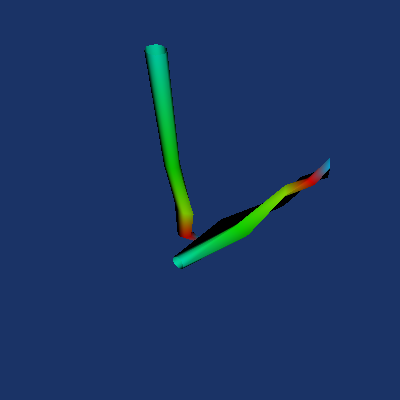

Write Python code to recreate this figure.
#!/usr/bin/env python

# Demonstrate vtkUncertaintyTubeFilter by creating two polylines with
# scalar uncertainty and vector data, generating uncertainty tubes,
# triangulating, and rendering the result.

# Factory overrides
import vtkmodules.vtkInteractionStyle  # noqa: F401
import vtkmodules.vtkRenderingOpenGL2  # noqa: F401

from vtkmodules.vtkCommonCore import vtkDoubleArray, vtkMath, vtkPoints
from vtkmodules.vtkCommonDataModel import vtkCellArray, vtkPolyData
from vtkmodules.vtkFiltersCore import vtkTriangleFilter
from vtkmodules.vtkFiltersGeneral import vtkUncertaintyTubeFilter
from vtkmodules.vtkRenderingCore import (
    vtkActor,
    vtkPolyDataMapper,
    vtkRenderWindow,
    vtkRenderWindowInteractor,
    vtkRenderer,
)

# Create two polylines with 5 points each
pts = vtkPoints()
pts.SetNumberOfPoints(10)
pts.SetPoint(0, 10, 10, 0)
pts.SetPoint(1, 10, 10, 2)
pts.SetPoint(2, 10, 10, 4)
pts.SetPoint(3, 10, 10, 8)
pts.SetPoint(4, 10, 10, 12)
pts.SetPoint(5, 1, 1, 2)
pts.SetPoint(6, 1, 2, 3)
pts.SetPoint(7, 1, 4, 3)
pts.SetPoint(8, 1, 8, 4)
pts.SetPoint(9, 1, 16, 5)

# Random scalar (uncertainty) and vector data
vtkMath.RandomSeed(1177)
scalars = vtkDoubleArray()
scalars.SetNumberOfComponents(1)
scalars.SetNumberOfTuples(10)
vectors = vtkDoubleArray()
vectors.SetNumberOfComponents(3)
vectors.SetNumberOfTuples(10)
for i in range(10):
    scalars.SetTuple1(i, vtkMath.Random(0, 1))
    x = vtkMath.Random(0.0, 2)
    y = vtkMath.Random(0.0, 2)
    z = vtkMath.Random(0.0, 2)
    vectors.SetTuple3(i, x, y, z)

# Build polylines
lines = vtkCellArray()
lines.InsertNextCell(5)
lines.InsertCellPoint(0)
lines.InsertCellPoint(1)
lines.InsertCellPoint(2)
lines.InsertCellPoint(3)
lines.InsertCellPoint(4)
lines.InsertNextCell(5)
lines.InsertCellPoint(5)
lines.InsertCellPoint(6)
lines.InsertCellPoint(7)
lines.InsertCellPoint(8)
lines.InsertCellPoint(9)

pd = vtkPolyData()
pd.SetPoints(pts)
pd.SetLines(lines)
pd.GetPointData().SetScalars(scalars)
pd.GetPointData().SetVectors(vectors)

# Generate uncertainty tubes
tube_filter = vtkUncertaintyTubeFilter()
tube_filter.SetInputData(pd)
tube_filter.SetNumberOfSides(8)

# Triangulate tubes for smooth rendering
triangle_filter = vtkTriangleFilter()
triangle_filter.SetInputConnection(tube_filter.GetOutputPort())

# Mapper and actor
mapper = vtkPolyDataMapper()
mapper.SetInputConnection(triangle_filter.GetOutputPort())

actor = vtkActor()
actor.SetMapper(mapper)

# Renderer
renderer = vtkRenderer()
renderer.AddActor(actor)
renderer.SetBackground(0.1, 0.2, 0.4)

# Window
render_window = vtkRenderWindow()
render_window.AddRenderer(renderer)
render_window.SetSize(400, 400)
render_window.SetWindowName("uncertainty tube")

# Interactor
interactor = vtkRenderWindowInteractor()
interactor.SetRenderWindow(render_window)

# Scene
renderer.GetActiveCamera().SetPosition(1, 1, 1)
renderer.GetActiveCamera().SetFocalPoint(0, 0, 0)
renderer.ResetCamera()

interactor.Initialize()
interactor.Start()
